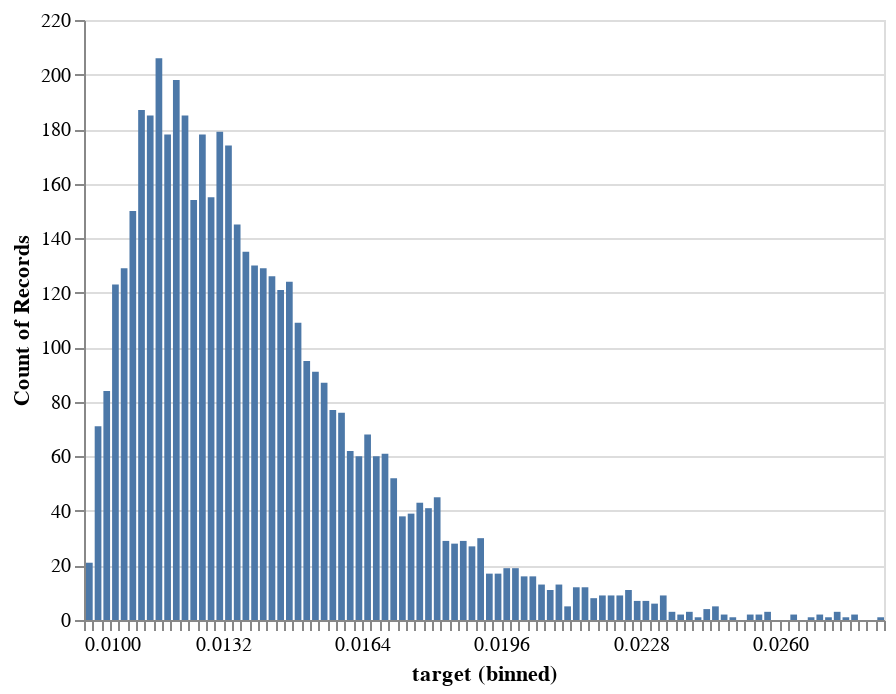

The code cell stored with this chart in its notebook:
### Code cell
import scipy
# HMMM - THIS LOOKS QUITE WRONG! VALUES TOO LARGE, EARLY VALUE TOO LOW for the fit above
# if instead I hardcode then it looks (vaguely) in the ballpark
fit_alpha = 2
fit_loc = 0.01
fit_beta = 500
random_gamma = scipy.stats.gamma.rvs(fit_alpha, loc=fit_loc, scale=1/fit_beta, size=5000)
df_random_gamma = pd.DataFrame({'target': random_gamma})
alt.Chart(df_random_gamma).mark_bar().encode(
    x=alt.X('target:Q', bin=alt.Bin(maxbins=100)),
    y='count()'
)

### Figure 1 — Vega-Lite specification as saved in the notebook (floating-point values rounded to 4 significant figures; data arrays with more than 128 entries replaced by an {"elided": "..."} marker saying what was removed)
{"config": {"view": {"continuousWidth": 400, "continuousHeight": 300}}, "data": {"name": "data-a25b8707ea2dc0808f20aabf4cf98632"}, "mark": "bar", "encoding": {"x": {"type": "quantitative", "bin": {"maxbins": 100}, "field": "target"}, "y": {"type": "quantitative", "aggregate": "count"}}, "$schema": "https://vega.github.io/schema/vega-lite/v4.8.1.json", "datasets": {"data-a25b8707ea2dc0808f20aabf4cf98632": {"elided": "5000 records"}}}
